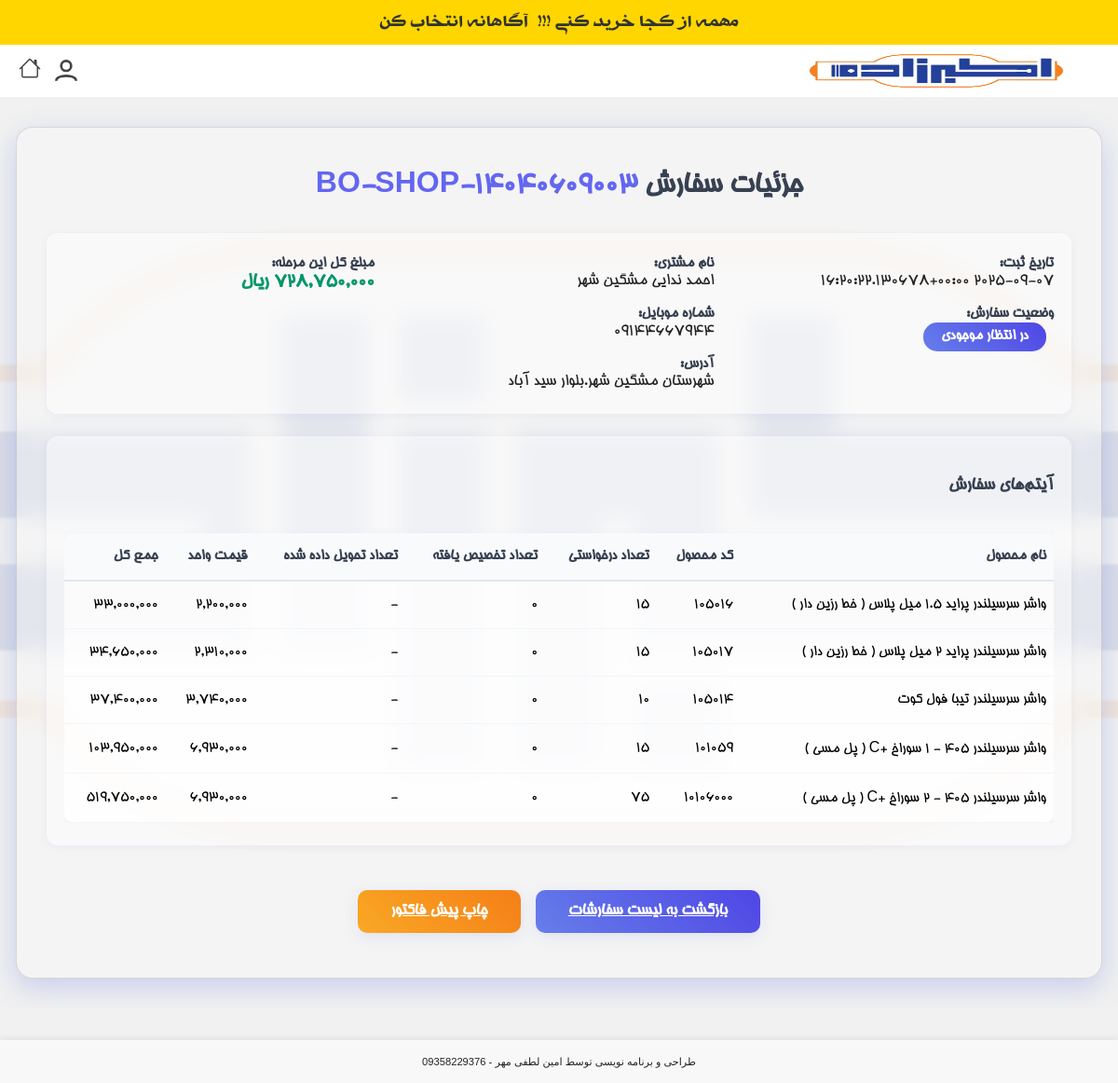
/order/169/detail/ (signed in), run on an earlier commit of the app's database.
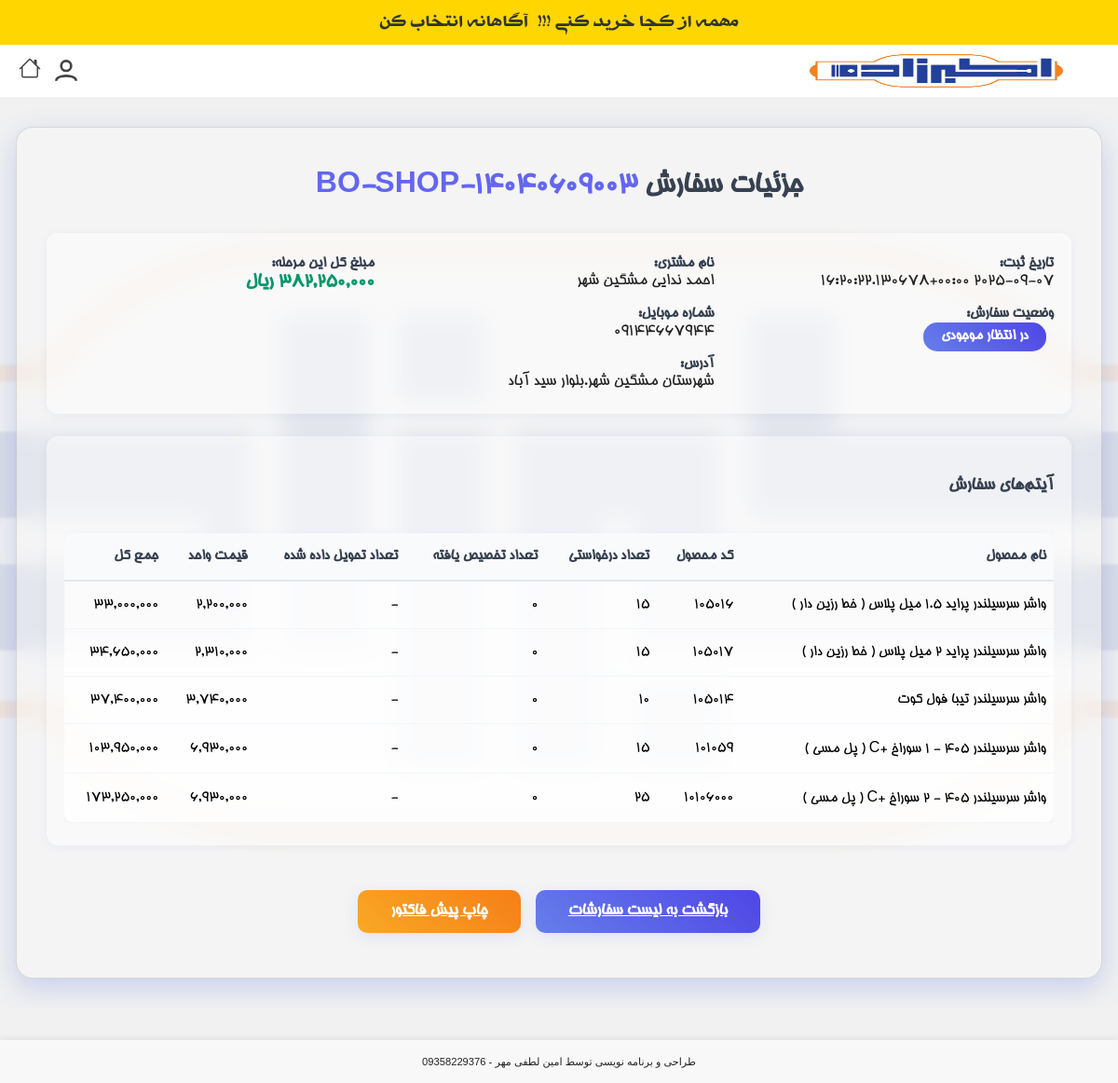
And on a later commit of the database.
### products/models.py (models this page shows, shortened)
class OrderItem(models.Model):
    WAREHOUSE_STATUS_CHOICES = [
        ('pending', 'در انتظار تایید انبار'),
        ('confirmed', 'تایید شده توسط انبار'),
        ('ready', 'آماده ارسال'),
        ('out_of_stock', 'ناموجود'),
        ('backorder', 'در انتظار موجودی'),
        ('pending_supply', 'در انتظار تامین موجودی'),
        ('waiting_for_warehouse_confirmation', 'در انتظار تایید انباردار'),  # اصلاح شده به 'waiting_for_warehouse_confirmation'
    ]
    order = models.ForeignKey(Order, on_delete=models.CASCADE, related_name='items', verbose_name="سفارش")
    product = models.ForeignKey(Product, on_delete=models.CASCADE, verbose_name="محصول")
    requested_quantity = models.IntegerField(null=True, blank=True, verbose_name="تعداد درخواستی")
    allocated_quantity = models.IntegerField(default=0, verbose_name="تعداد تخصیص یافته")
    price = models.DecimalField(max_digits=50, decimal_places=0, null=True, blank=True, verbose_name="قیمت")
    payment_term = models.CharField(max_length=50, choices=Product.PAYMENT_TERMS_CHOICES, default='cash', verbose_name="شرایط پرداخت")
    warehouse = models.ForeignKey(Warehouse, on_delete=models.SET_NULL, null=True, blank=True, verbose_name="انبار")
    warehouse_status = models.CharField(max_length=100, choices=WAREHOUSE_STATUS_CHOICES, default='pending', verbose_name="وضعیت انبار")
    warehouse_note = models.TextField(blank=True, null=True, verbose_name="یادداشت انبار")
    delivered_quantity = models.PositiveIntegerField(null=True, blank=True, verbose_name='تعداد تحویل شده')
    class Meta:
        verbose_name = "آیتم سفارش"
        verbose_name_plural = "آیتم‌های سفارش"
    def is_backorder(self):
        return self.warehouse_status == 'backorder'
    is_backorder.boolean = True
    is_backorder.short_description = 'بک اوردر'

class Product(models.Model):
    PAYMENT_TERMS_CHOICES = [
        ('cash', 'نقدی'),
        ('1m', '1 ماهه'),
        ('2m', '2 ماهه'),
        ('3m', '3 ماهه'),
        ('4m', '4 ماهه'),
    ]
    brand = models.CharField(
        max_length=100,
        verbose_name="برند",
        blank=True,
    )
    code = models.CharField(
        max_length=50,
        unique=True,
        verbose_name="کد کالا"
    )
    name = models.CharField(
        max_length=200,
        verbose_name="نام کالا"
    )
    car_group = models.CharField(
        max_length=100,
        default="عمومی",
        verbose_name="گروه خودرو"
    )
    price = models.DecimalField(
        max_digits=100,
        decimal_places=0,
        verbose_name="قیمت"
    )
    purchase_price = models.DecimalField(
        max_digits=100,
        decimal_places=0,
        verbose_name="قیمت خرید",
        default=0
    )
    quantity = models.PositiveIntegerField(
        default=0,
        verbose_name="موجودی"
    )
    warehouse = models.ForeignKey(
        Warehouse,
        on_delete=models.PROTECT,
        null=True,
        blank=True,
        verbose_name="انبار"
    )
    image = models.ImageField(
        upload_to='product_images/',
        blank=True,
        null=True,
        verbose_name="تصویر کالا"
    )
    max_payment_term = models.CharField(
        max_length=10,
        choices=PAYMENT_TERMS_CHOICES,
        blank=True,
        null=True,
        verbose_name="حداکثر مهلت تسویه"
    )
    created_at = models.DateTimeField(default=timezone.now, verbose_name="تاریخ ایجاد")
    normalized_name = models.CharField(max_length=255, blank=True, db_index=True)
    profit_percentage = models.DecimalField(
        max_digits=5,
        decimal_places=2,
        verbose_name="درصد سود",
        default=0
    )

### products/views.py (the view)
# urls.py: path('order/<int:order_id>/detail/', views.order_detail_view, name='order_detail_view'),
@login_required
def order_detail_view(request, order_id):
    order = get_object_or_404(Order, id=order_id)
    is_manager = request.user.groups.filter(name='مدیر').exists()
    is_accounting = request.user.groups.filter(name='حسابداری').exists()
    is_order_creator = (order.visitor_name == request.user.username)
    if not (is_manager or is_order_creator or is_accounting):
        messages.error(request, 'شما اجازه دسترسی به این سفارش را ندارید.')
        return redirect('products:product_list')
    shipments = order.shipments.all().prefetch_related(
        'items',  # برای ShipmentItem ها
        'items__order_item',  # برای دسترسی به OrderItem های مرتبط
        'items__order_item__product'  # برای دسترسی به محصولات
    )
    stage_total = 0
    for item in order.items.all():
        quantity = 0
        if item.delivered_quantity is not None:
            quantity = item.delivered_quantity
        elif order.status in ['pending', 'warehouse', 'parent', 'backorder', 'cart']:
            quantity = item.requested_quantity or 0
        else:
            quantity = item.allocated_quantity or 0
        stage_total += (item.price or 0) * quantity
    referer = request.META.get('HTTP_REFERER')
    if referer and '/accounting/' in referer:
        back_url = referer
        back_text = "بازگشت به صورتحساب"
    elif is_manager:
        back_url = reverse('products:manager_order_list')
        back_text = "بازگشت به لیست سفارشات مدیر"
    else:
        back_url = reverse('products:order')
        back_text = "بازگشت به لیست سفارشات"
    has_final_invoice = FinancialOperation.objects.filter(
        operation_type='SALES_INVOICE',
        description__icontains=f"سفارش شماره {order.order_number}"
    ).exists()
    context = {
        'order': order,
        'order_items': order.items.all(),
        'shipments': shipments,
        'stage_total': stage_total,
        'back_url': back_url,
        'back_text': back_text,
        'has_final_invoice': has_final_invoice,
    }
    return render(request, 'products/order_detail.html', context)

### products/context_processors.py (called while the page is built)
def recent_orders_processor(request):
    recent_orders_count = 0
    if request.user.is_authenticated:
        recent_orders_count = Order.objects.filter(customer__created_by=request.user).order_by('-created_at')[:5].count()
    return {'recent_orders_count': recent_orders_count}

def notifications_processor(request):
    if request.user.is_authenticated and request.user.groups.filter(name='مدیر').exists():
        unread_notifications = Notification.objects.filter(target_user=request.user, read=False).order_by('-created_at')
        return {'unread_notifications': unread_notifications}
    return {'unread_notifications': []}

### products/templatetags/custom_filters.py (called while the page is built, shortened)
@register.filter
def intcomma(value):
    return humanize_intcomma(value)

### products/templates/products/order_detail.html (shortened to what this page needs)
{% extends 'products/base.html' %}
{% load static %}
{% load humanize %}
{% load custom_filters %}
{% block content %}
<div class="order-detail-glass">
    <div class="order-detail-title">
        جزئیات سفارش <span style="color:#6366f1;">{{ order.order_number|default:order.id }}</span>
    </div>
    <div class="order-detail-section" style="display:flex; flex-wrap:wrap; gap:2rem; justify-content:space-between;">
        <div style="flex:1 1 300px; min-width:260px;">
            <div class="order-detail-label">تاریخ ثبت:</div>
            <div class="order-detail-value">{{ order.created_at|jformat:"%H:%M - %Y/%m/%d" }}</div>
            <div class="order-detail-label" style="margin-top:1rem;">وضعیت سفارش:</div>
            <div class="order-detail-status">{{ order.get_status_display }}</div>
        </div>
        <div style="flex:1 1 300px; min-width:260px;">
            <div class="order-detail-label">نام مشتری:</div>
            <div class="order-detail-value">{{ order.customer.first_name }} {{ order.customer.last_name }}</div>
            <div class="order-detail-label" style="margin-top:1rem;">شماره موبایل:</div>
            <div class="order-detail-value">{{ order.customer.mobile|default:'-' }}</div>
            <div class="order-detail-label" style="margin-top:1rem;">آدرس:</div>
            <div class="order-detail-value">{{ order.customer.address|default:'-' }}</div>
        </div>
        <div style="flex:1 1 300px; min-width:260px;">
            <div class="order-detail-label">مبلغ کل این مرحله:</div>
            <div class="order-detail-value" style="font-weight:bold; color:#059669; font-size:1.3rem;">
                {{ stage_total|intcomma }} ریال
            </div>
        </div>
        </div>
    <div class="order-detail-section">
        <h3 style="font-size:1.2rem; color:#374151; margin-bottom:1rem;">آیتم‌های سفارش</h3>
        <div style="overflow-x:auto;">
        <table class="order-detail-table">
            <thead>
                <tr>
                    <th>نام محصول</th>
                    <th>کد محصول</th>
                    <th>تعداد درخواستی</th>
                    <th>تعداد تخصیص یافته</th>
                    <th>تعداد تحویل داده شده</th>
                    <th>قیمت واحد</th>
                    <th>جمع کل</th>
                </tr>
            </thead>
            <tbody>
                {% for item in order_items %}
                <tr>
                    <td>{{ item.product.name }}</td>
                    <td>{{ item.product.code }}</td>
                    <td>{{ item.requested_quantity|default_if_none:"-" }}</td>
                    <td>{{ item.allocated_quantity|default_if_none:"-" }}</td>
                    <td>{{ item.delivered_quantity|default_if_none:"-" }}</td>
                    <td>{{ item.price|intcomma }}</td>
                    <td>
                        {% if item.delivered_quantity is not None %}
                            {% widthratio item.delivered_quantity 1 item.price as item_total %}
                        {% elif item.allocated_quantity is not None and item.allocated_quantity > 0 %}
                            {% widthratio item.allocated_quantity 1 item.price as item_total %}
                        {% else %}
                            {% widthratio item.requested_quantity 1 item.price as item_total %}
                        {% endif %}
                        {{ item_total|intcomma }}
                    </td>
                </tr>
                {% empty %}
                <tr><td colspan="7" style="text-align:center; color:#888;">هیچ آیتمی برای این سفارش ثبت نشده است.</td></tr>
                {% endfor %}
            </tbody>
        </table>
        </div>
    </div>
    <div style="text-align:center; margin-top:2rem; display:flex; justify-content:center; gap:1rem;">
        <a href="{{ back_url }}" class="order-detail-btn">
            {{ back_text }}
        </a>
        <a href="{% url 'products:order_pdf' order_id=order.id %}" class="order-detail-btn" target="_blank" style="background: linear-gradient(45deg, #f9a825, #f57f17);">
            چاپ پیش فاکتور
        </a>
    </div>
</div>
{% endblock %}

What changed in the data, as far as the page shows it:
changed OrderItem "واشر سرسیلندر 405 - 2 سوراخ +C ( پل مسی )": requested_quantity "75" → "25"; item_total "519,750,000" → "173,250,000"
Also different on the page:
{{ stage_total|intcomma }}: "728,750,000" → "382,250,000"
